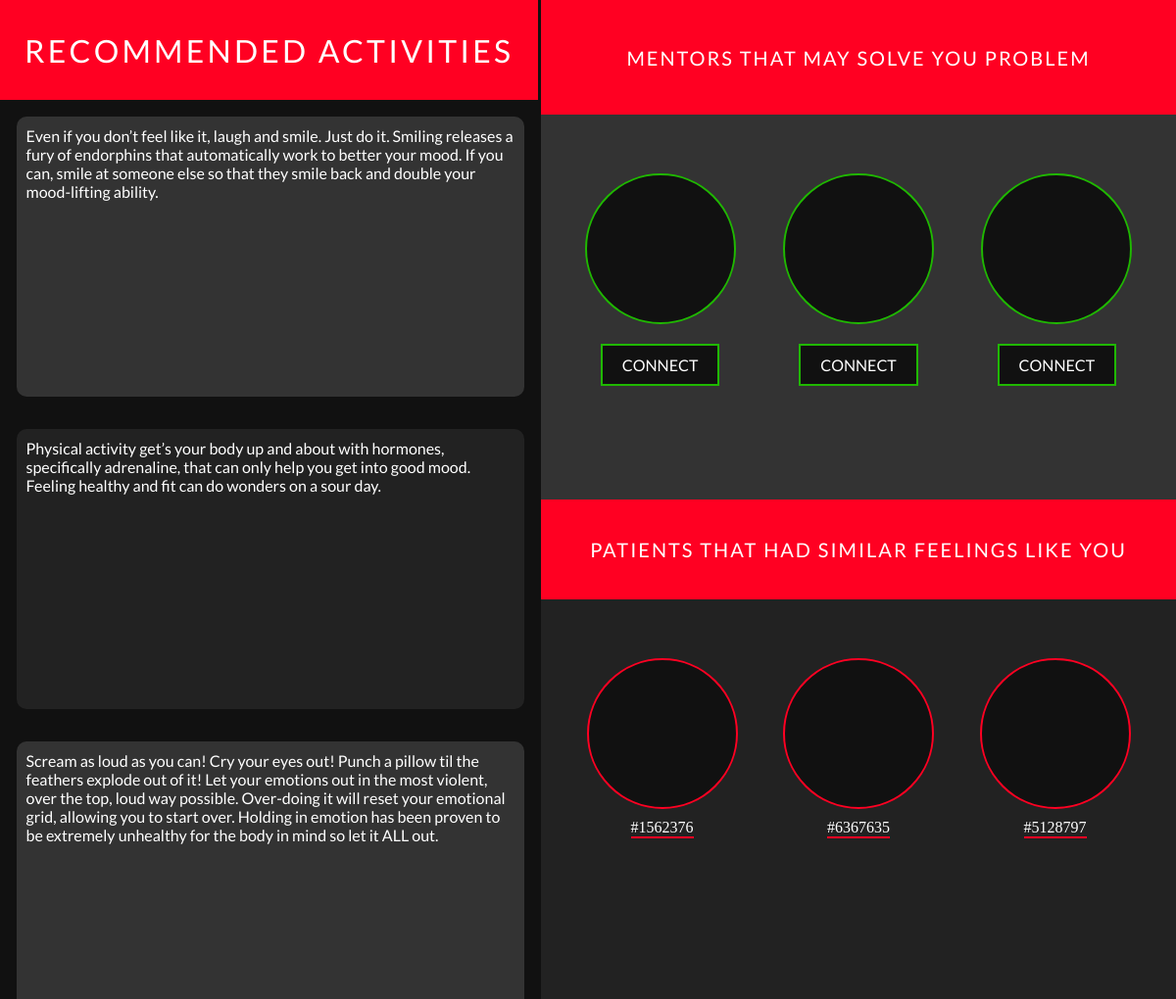
The page /dashboard.php?emotion=Happy on the database its author committed.
### tables this page shows
CREATE TABLE `Happy` (
  `id` int(11) NOT NULL,
  `task` text NOT NULL
);

### dashboard.php (the view, shortened to what this page needs)
<?php
 require_once('db.php');
?>
<!DOCTYPE html>
<html lang="en">
<head>
  <link rel="stylesheet" href="css/dashboard.css">
</head>
<body>
  <div class="dashboard-container">
    <div class="activities-container">
      <div class="activities-heading" style="width:99.5%;">Recommended activities</div>
      <div class="activities">
        <?php
      $emotion=$_SESSION['emotion'];
      $query = "SELECT * FROM `$emotion`";
      $result = $connection->query($query);
      while ($row = $result->fetch_assoc()){
        $task=$row['task'];
        echo "<div class='activity'>$task</div>";
      }
        ?>
      </div>
    </div>
    <div class="sub-dashboard">
      <div class="video-container" style="z-index: 1;">
        <div class="activities-heading" style="animation-delay: 0.5s; font-size: 20px; height:11.5vh">Mentors that may solve you problem</div>
        <div class="others">
          <div class="other">
            <div style="border-color:rgb(31, 184, 0)"class="pic">
            </div>
            <a target="_blank" class="connect-btn">Connect</a>
          </div>
          <div class="other">
            <div style="border-color:rgb(31, 184, 0)" class="pic">
            </div>
            <a href='' class="connect-btn">Connect</a>
          </div>
          <div class="other">
            <div style="border-color:rgb(31, 184, 0)" class="pic">
            </div>
            <a href='' class="connect-btn">Connect</a>
          </div>
        </div>
      </div>
      <div class="others-container">
        <div class="activities-heading" style="animation-delay: 0.7s; font-size: 20px;">Patients that had similar feelings like you</div>
        <div class="others">
          <div class="other">
            <div class="pic">
            </div>
            <a href='chat.php' target="_blank" class="url">#1562376</a>
          </div>
          <div class="other">
            <div class="pic">
            </div>
            <a href='chat.php' target="_blank" class="url">#6367635</a>
          </div>
          <div class="other">
            <div class="pic">
            </div>
            <a href='chat.php'  target="_blank" class="url">#5128797</a>
          </div>
        </div>
      </div>
    </div>
  </div>
</body>
</html>

### css/dashboard.css (style rules this page uses)
body { padding:0 !important; margin:0 !important; }
.dashboard-container { display: flex; width:100vw; height:100vh; }
.activities-container { display:flex; flex-direction: column; flex-wrap: wrap; width:46%; height:100%; background-color:#111; }
.activities-heading { display: flex; width:100%; justify-content: center; align-items: center; height:10vh; color:white; background-color:rgb(255, 0, 34); font-family: Lato,'sans-serif'; font-size: 32px; letter-spacing: .1em; text-transform: uppercase; animation: comeDown 0.7s cubic-bezier(0.075, 0.82, 0.165, 1) 0.3s forwards; transform:translate(0%,-100%); }
.activities { display:flex; flex-wrap: wrap; justify-content: center; width:100%; height: 90vh; overflow: auto; color:white; }
.activity { width:100%; height:29%; margin:3%; background: #333; border-radius: 10px; padding:10px; font-family:Lato, 'sans-serif'; }
.activity:nth-child(even) { background: #222; }
.sub-dashboard { width:54%; display: flex; flex-direction: column; }
.video-container { display: flex; height:50%; background-color:#333; flex-direction: column; width:100%; }
.others-container { display: flex; flex-direction: column; height: 50%; width:100%; background-color:#222; }
.others { margin:60px 0; width:100%; display: flex; justify-content: space-evenly; align-items: center; }
.other { display: flex; justify-content: center; align-items: center; flex-direction: column; }
.pic { height:150px; width: 150px; background: #111; border-radius: 50%; position: relative; display:flex; justify-content: center; align-items: center; flex-wrap:wrap; overflow: hidden; border: 2px solid rgb(255, 0, 34); }
.url { text-decoration: none; color:white; margin:10px; border-bottom:2px solid rgb(255,0,34); }
.connect-btn { display: inline-block; padding:10px 20px; text-decoration: none; text-transform: uppercase; font-family: Lato,'sans-serif'; background: #111; color:white; margin: 20px; border:2px solid rgb(31, 184, 0); transition: all 0.3s; }

### rows shown on the page
happy: task "Even if you don’t feel like it, laugh and smile. Just do it. Smiling releases a fury of endorphins that automatically work to better your mood. If you can, smile at someone else so that they smile back and double your mood-lifting ability."
happy: task "Physical activity get’s your body up and about with hormones, specifically adrenaline, that can only help you get into good mood. Feeling healthy and fit can do wonders on a sour day."
happy: task "Scream as loud as you can! Cry your eyes out! Punch a pillow til the feathers explode out of it! Let your emotions out in the most violent, over the top, loud way possible. Over-doing it will reset your emotional grid, allowing you to start over. Holding in emotion has been proven to be extremely unhealthy for the body in mind so let it ALL out."
